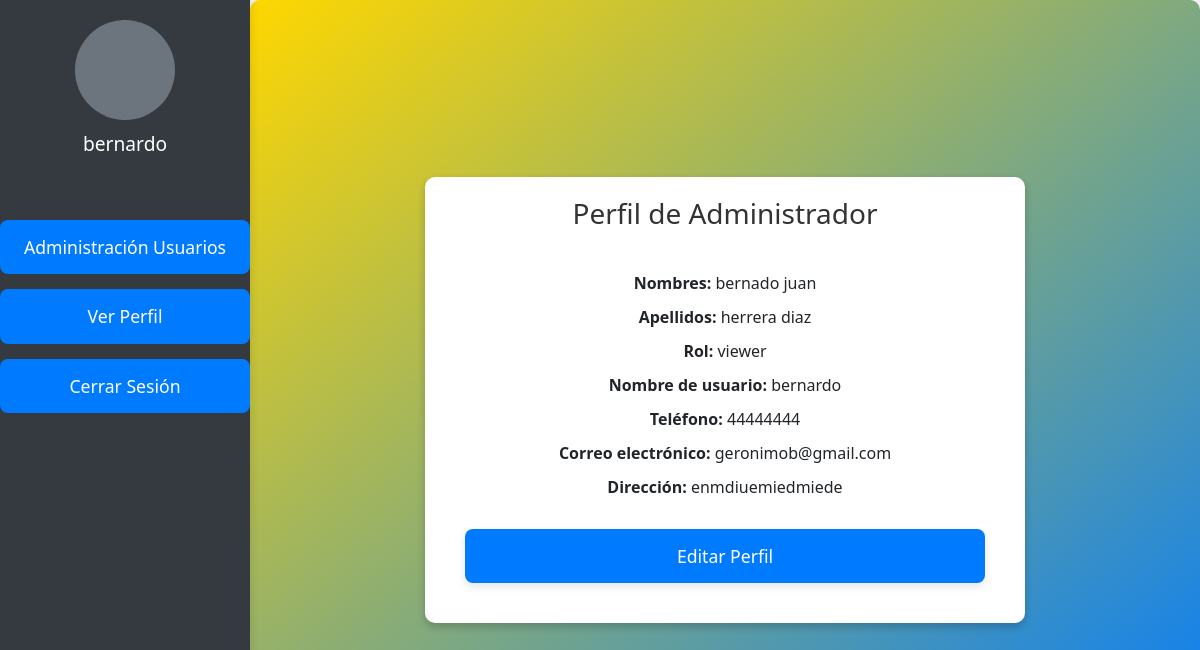
The page /perfilad (signed in) on the database its author committed.
### pagina/models.py (models this page shows, shortened)
class UserProfile(models.Model):
    user = models.OneToOneField(User, on_delete=models.CASCADE, related_name='profile')  # Relación con User
    role = models.CharField(max_length=50, choices=[('admin', 'Admin'), ('editor', 'Editor'), ('viewer', 'Viewer')], default='viewer')  # Roles
    phone = models.CharField(max_length=15, blank=True, null=True)
    address = models.TextField(blank=True, null=True)
    first_name = models.CharField(max_length=50, blank=True, null=True)
    last_name = models.CharField(max_length=50, blank=True, null=True)
    email = models.EmailField(blank=True, null=True)

### pagina/views.py (the view)
# urls.py: path('perfilad', perfilad, name='perfilad'),
def perfilad(request):
    try:
        profile = request.user.profile  # Obtener el perfil del usuario
    except UserProfile.DoesNotExist:
        profile = None  # Si no tiene perfil, lo asignamos a None
    return render(request, 'perfilad.html', {
        'username': request.user.username,
        'email': request.user.email,
        'role': profile.role if profile else '',
        'phone': profile.phone if profile else '',
        'address': profile.address if profile else '',
        'first_name': profile.first_name if profile else '',
        'last_name': profile.last_name if profile else '',
    })

### pagina/templates/perfilad.html (shortened to what this page needs)
<!DOCTYPE html>
<html lang="es">
<head>
    {% load static %}
    <link rel="stylesheet" href="{% static 'css/producto.css' %}">
    <link href="https://stackpath.bootstrapcdn.com/bootstrap/4.5.2/css/bootstrap.min.css" rel="stylesheet">
    <link rel="stylesheet" href="https://cdnjs.cloudflare.com/ajax/libs/font-awesome/5.15.4/css/all.min.css">
</head>
<body>
    <div class="sidebar">
        <div class="perfil">
            <div class="perfil-imagen"></div>
            <p>
                {% if user.is_authenticated %}
                    {{ user.username }}
                {% else %}
                    Invitado
                {% endif %}
            </p>
        </div>
        <ul>
            <li><a href="{% url 'adminusuarios' %}">Administración Usuarios</a></li>
            <li><a href="{% url 'perfilad' %}">Ver Perfil</a></li>
            <li>
                <form action="{% url 'logout' %}" method="post">
                    <button type="submit">Cerrar Sesión</button>
                </form>
            </li>
        </ul>
    </div>
    <div class="main-content">
        <div class="form-card">
            <h1>Perfil de Administrador</h1>
            <div class="card">
                <div class="card-body">
                    <p><strong>Nombres:</strong> {{ first_name }}</p>
                    <p><strong>Apellidos:</strong> {{ last_name }}</p>
                    <p><strong>Rol:</strong> {{ role }}</p>
                    <p><strong>Nombre de usuario:</strong> {{ username }}</p>
                    <p><strong>Teléfono:</strong> {{ phone }}</p>
                    <p><strong>Correo electrónico:</strong> {{ email }}</p>
                    <p><strong>Dirección:</strong> {{ address }}</p>
                    <a href="{% url 'editarad' %}" class="btn btn-primary w-100">Editar Perfil</a>
                </div>
            </div>
        </div>
    </div>
</body>
</html>

### pagina/static/css/producto.css (style rules this page uses)
body { margin: 0; font-family: Arial, sans-serif; display: flex; }
.sidebar { width: 250px; background-color: #333; color: white; padding: 20px; height: 100vh; box-sizing: border-box; }
.sidebar .perfil { text-align: center; margin-bottom: 20px; }
.perfil-imagen { width: 50px; height: 50px; background-color: white; border-radius: 50%; margin: 0 auto 10px auto; }
.main-content { margin-left: 250px; padding: 20px; }
.form-card { background-color: #ffffff; box-shadow: 0 2px 10px rgba(0, 0, 0, 0.1); padding: 30px; border-radius: 10px; width: 500px; margin: 0 auto; margin-top: 50px; text-align: center; }
.form-card h1 { color: #333; font-size: 28px; margin-bottom: 20px; }
form { display: flex; flex-direction: column; align-items: flex-start; }

### pagina/templates/perfilad.html (style rules this page uses)
body { margin: 0; padding: 0; font-family: 'Segoe UI', Tahoma, Geneva, Verdana, sans-serif; display: flex; flex-direction: row; min-height: 100vh; background-color: #f1f1f1; overflow-x: hidden; }
.sidebar { width: 250px; height: 100vh; position: fixed; left: 0; top: 0; background-color: #343a40; color: #fff; display: flex; flex-direction: column; padding: 20px 0; box-shadow: 2px 0 8px rgba(0, 0, 0, 0.1); }
.sidebar .perfil { text-align: center; margin-bottom: 30px; }
.sidebar .perfil-imagen { width: 100px; height: 100px; background-color: #6c757d; border-radius: 50%; margin: 0 auto; margin-bottom: 10px; }
.sidebar p { margin-top: 10px; font-size: 1.2rem; color: #fff; display: block; }
.sidebar ul { list-style: none; padding: 0; width: 100%; flex-grow: 1; }
.sidebar ul li { margin: 15px 0; width: 100%; text-align: center; }
.sidebar ul li a, .sidebar ul li form button { text-decoration: none; color: #fff; padding: 14px 24px; display: block; border-radius: 8px; background-color: #007bff; box-sizing: border-box; font-weight: 500; font-size: 1.1rem; width: 100%; text-align: center; transition: background-color 0.3s, transform 0.2s, box-shadow 0.3s; }
.sidebar form button { border: none; cursor: pointer; }
.main-content { margin-left: 250px; flex-grow: 1; display: flex; justify-content: center; align-items: center; padding: 20px; background: linear-gradient(to bottom right, #ffd700, #007bff); border-radius: 10px; min-height: 100vh; box-sizing: border-box; transition: margin-left 0.3s; }
.form-card { width: 100%; max-width: 600px; background-color: #ffffff; padding: 20px; border-radius: 10px; box-shadow: 0 4px 8px rgba(0, 0, 0, 0.2); margin: 0 auto; }
.form-card h1 { text-align: center; color: #333; margin-bottom: 20px; }
.card { border: none; }
.card-body p { margin-bottom: 10px; font-size: 1rem; }
.btn { width: 100%; padding: 14px 0; font-size: 1.1rem; margin-top: 20px; border-radius: 8px; box-shadow: 0 4px 8px rgba(0, 0, 0, 0.1); transition: background-color 0.3s, box-shadow 0.3s; }
.btn-primary { background-color: #007bff; border: none; }

### rows shown on the page
UserProfile: first_name "bernado juan", last_name "herrera diaz", role "viewer", phone "44444444", address "enmdiuemiedmiede"

### other values the page prints
{{ user.username }} "bernardo"
{{ username }} "bernardo"
{{ email }} "geronimob@gmail.com"
